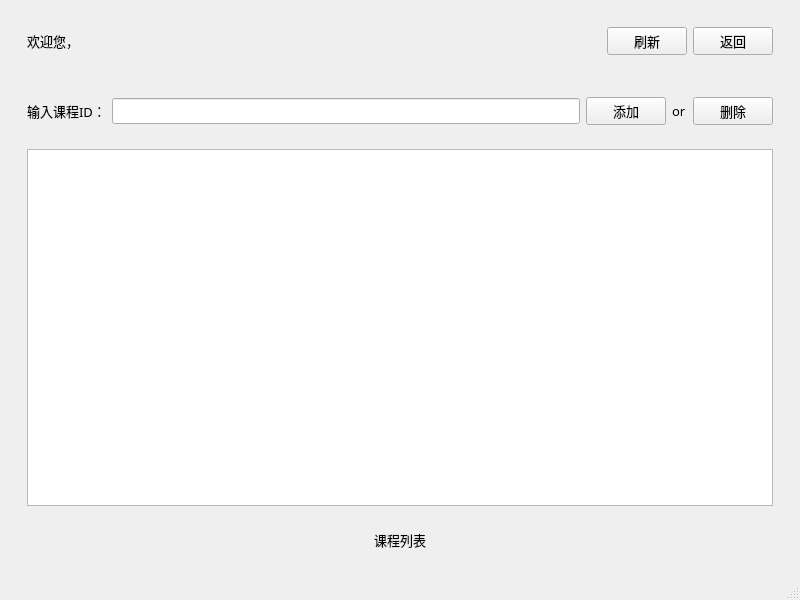
<?xml version="1.0" encoding="UTF-8"?>
<ui version="4.0">
 <class>Stu_takeLession</class>
 <widget class="QMainWindow" name="Stu_takeLession">
  <property name="geometry">
   <rect>
    <x>0</x>
    <y>0</y>
    <width>800</width>
    <height>600</height>
   </rect>
  </property>
  <property name="font">
   <font>
    <family>楷体</family>
    <pointsize>10</pointsize>
   </font>
  </property>
  <property name="windowTitle">
   <string>选课页面</string>
  </property>
  <widget class="QWidget" name="centralwidget">
   <layout class="QGridLayout" name="gridLayout">
    <item row="0" column="1">
     <spacer name="horizontalSpacer_9">
      <property name="orientation">
       <enum>Qt::Horizontal</enum>
      </property>
      <property name="sizeHint" stdset="0">
       <size>
        <width>40</width>
        <height>20</height>
       </size>
      </property>
     </spacer>
    </item>
    <item row="0" column="2">
     <widget class="QWidget" name="widget_8" native="true">
      <layout class="QHBoxLayout" name="horizontalLayout_5">
       <item>
        <spacer name="horizontalSpacer_5">
         <property name="orientation">
          <enum>Qt::Horizontal</enum>
         </property>
         <property name="sizeHint" stdset="0">
          <size>
           <width>40</width>
           <height>20</height>
          </size>
         </property>
        </spacer>
       </item>
       <item>
        <widget class="QWidget" name="widget_2" native="true">
         <layout class="QHBoxLayout" name="horizontalLayout_2">
          <item>
           <spacer name="horizontalSpacer">
            <property name="orientation">
             <enum>Qt::Horizontal</enum>
            </property>
            <property name="sizeHint" stdset="0">
             <size>
              <width>40</width>
              <height>20</height>
             </size>
            </property>
           </spacer>
          </item>
          <item>
           <widget class="QPushButton" name="pushButton_4">
            <property name="text">
             <string>刷新</string>
            </property>
           </widget>
          </item>
          <item>
           <widget class="QPushButton" name="pushButton">
            <property name="text">
             <string>返回</string>
            </property>
           </widget>
          </item>
         </layout>
        </widget>
       </item>
      </layout>
     </widget>
    </item>
    <item row="1" column="0" colspan="3">
     <widget class="QWidget" name="widget_6" native="true">
      <layout class="QVBoxLayout" name="verticalLayout_3">
       <item>
        <widget class="QWidget" name="widget_7" native="true">
         <layout class="QHBoxLayout" name="horizontalLayout_4">
          <item>
           <widget class="QLabel" name="label_4">
            <property name="text">
             <string>输入课程ID：</string>
            </property>
           </widget>
          </item>
          <item>
           <widget class="QLineEdit" name="courseid0"/>
          </item>
          <item>
           <widget class="QPushButton" name="pushButton_2">
            <property name="text">
             <string>添加</string>
            </property>
           </widget>
          </item>
          <item>
           <widget class="QLabel" name="label_5">
            <property name="text">
             <string>or</string>
            </property>
           </widget>
          </item>
          <item>
           <widget class="QPushButton" name="pushButton_3">
            <property name="text">
             <string>删除</string>
            </property>
           </widget>
          </item>
         </layout>
        </widget>
       </item>
       <item>
        <widget class="QWidget" name="widget_4" native="true">
         <layout class="QVBoxLayout" name="verticalLayout_2">
          <item>
           <widget class="QTableView" name="tableView">
            <property name="minimumSize">
             <size>
              <width>746</width>
              <height>329</height>
             </size>
            </property>
           </widget>
          </item>
         </layout>
        </widget>
       </item>
       <item>
        <widget class="QWidget" name="widget_5" native="true">
         <layout class="QHBoxLayout" name="horizontalLayout_3">
          <item>
           <spacer name="horizontalSpacer_3">
            <property name="orientation">
             <enum>Qt::Horizontal</enum>
            </property>
            <property name="sizeHint" stdset="0">
             <size>
              <width>40</width>
              <height>20</height>
             </size>
            </property>
           </spacer>
          </item>
          <item>
           <widget class="QLabel" name="label_3">
            <property name="text">
             <string>课程列表</string>
            </property>
           </widget>
          </item>
          <item>
           <spacer name="horizontalSpacer_4">
            <property name="orientation">
             <enum>Qt::Horizontal</enum>
            </property>
            <property name="sizeHint" stdset="0">
             <size>
              <width>40</width>
              <height>20</height>
             </size>
            </property>
           </spacer>
          </item>
         </layout>
        </widget>
       </item>
      </layout>
     </widget>
    </item>
    <item row="0" column="0">
     <widget class="QWidget" name="widget_3" native="true">
      <layout class="QVBoxLayout" name="verticalLayout">
       <item>
        <widget class="QWidget" name="widget" native="true">
         <layout class="QHBoxLayout" name="horizontalLayout">
          <item>
           <widget class="QLabel" name="label">
            <property name="text">
             <string>欢迎您，</string>
            </property>
           </widget>
          </item>
          <item>
           <widget class="QLabel" name="label_2">
            <property name="text">
             <string/>
            </property>
           </widget>
          </item>
         </layout>
        </widget>
       </item>
      </layout>
     </widget>
    </item>
   </layout>
  </widget>
  <widget class="QMenuBar" name="menubar">
   <property name="geometry">
    <rect>
     <x>0</x>
     <y>0</y>
     <width>800</width>
     <height>26</height>
    </rect>
   </property>
  </widget>
  <widget class="QStatusBar" name="statusbar"/>
 </widget>
 <resources/>
 <connections/>
</ui>
